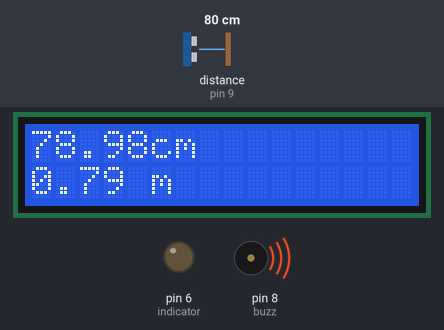
Bench run of a sketch on a simulated Arduino Uno, built with avr-gcc and run on an emulated ATmega328P. On the bench: 16×2 character LCD, output pins drawn as LEDs (lit = HIGH), buzzer (waves = sounding). Wiring (inferred from the names in the program): ultrasonic range finder: trigger pin 10; echo pin 9. Dashed ring = blinking. The inputs (shaded band) are chosen by the test bench; at power-on: distance to the obstacle (sensor on pin 9) 80 cm. The echo pulse lasts 58.3 µs per cm; pins used as bus, display or sensor lines are not drawn.

Above: at 1.2 s.
1.3 s: distance to the obstacle (sensor on pin 9) set to 97 cm
At 2.9 s:
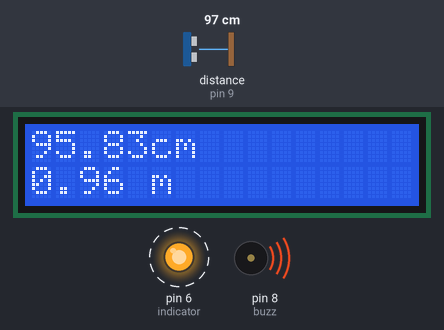
3.5 s: distance to the obstacle (sensor on pin 9) set to 106 cm
At 5.8 s:
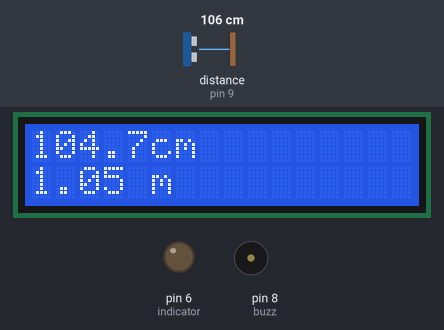
6.1 s: distance to the obstacle (sensor on pin 9) set to 2 cm
At 7.15 s:
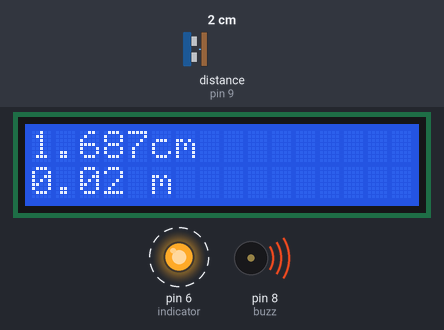
Timing chart, 0 to 13.7 s (numbered marks = the images above; inputs shaded):
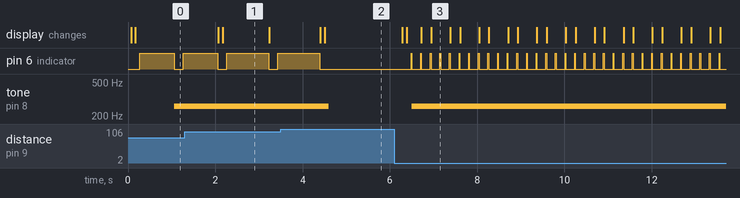

The sketch:

Collision_detection_system.ino
```cpp
// for our LCD
#include <LiquidCrystal.h>
const int rs=12,en=11,d4=5,d5=4,d6=3,d7=2;
LiquidCrystal lcd(rs,en,d4,d5,d6,d7);
//for buzzer
const int buzz=8;
//for the ultrasonic sensor
const int trigpin= 10,echopin=9;
long duration;
float distance1,distance2;
const int indicator=6;

void setup(){
  //for the LCD
  lcd.begin(16,2);
  //for the sensor
  pinMode(trigpin,OUTPUT);
  pinMode(echopin,INPUT);
  pinMode(indicator,OUTPUT);
  pinMode(buzz,OUTPUT);
 }

void loop(){
  digitalWrite(trigpin,LOW);
  delayMicroseconds(2);

  digitalWrite(trigpin,HIGH);
  delayMicroseconds(10);
  digitalWrite(trigpin,LOW);

 duration = pulseIn(echopin,HIGH);
 distance1= duration*0.034/2;
 distance2= duration*0.00034/2;

lcd.setCursor(0,0);
lcd.print(distance1);
lcd.setCursor(5,0);
lcd.print("cm");

delay(100);
lcd.setCursor(0,1);
lcd.print(distance2);
lcd.setCursor(5,1);
lcd.print("m");
delay(100 );

if (distance2<1 ){
  digitalWrite(indicator,HIGH);
  delay(1000*distance2);
  digitalWrite(indicator,LOW);
   tone(buzz,261);
  }

   else{
      digitalWrite(indicator,LOW);
      noTone(buzz);
    }

}
```

Measured:
- the behaviour switches between 101 and 102 cm on distance to the obstacle (sensor on pin 9) (found by bisection; images 1 and 2)
- after the input at 1.3 s, the display: first changes after 0.76 s (image 1 shows a later state)
- after the input at 3.5 s, pin 6 (indicator): goes on until 4.4 s, then stays LOW; tone on pin 8 (buzz): 261 Hz → silent after 1.1 s; the display: first changes after 0.90 s (image 2 shows a later state)
- after the input at 6.1 s, pin 6 (indicator): alternates HIGH for 0.02 s and LOW for 0.20 s, starting after 0.38 s; tone on pin 8 (buzz): silent → 261 Hz after 0.40 s; the display: first changes after 0.18 s (image 3 shows a later state)
- by itself, pin 6 (indicator): alternates HIGH for 0.96 s and LOW for 0.21 s
- what the display in image 1 shows lasts 1.0 s, from 2.2 s to 3.2 s
- what the display in image 3 shows lasts 0.5 s, from 6.9 s to 7.4 s
